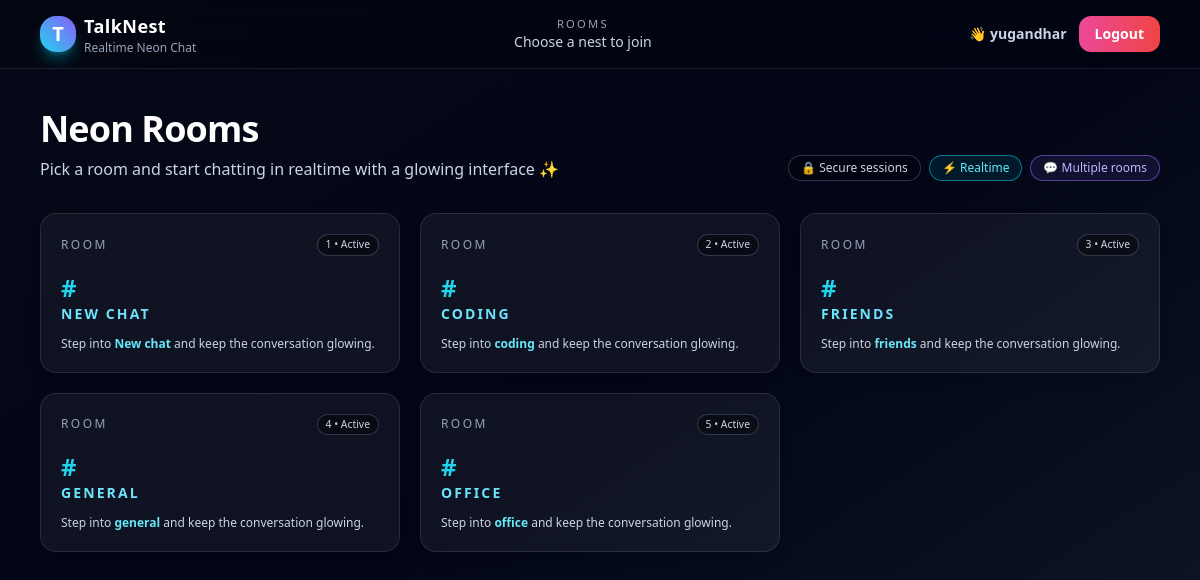
The app's page /rooms/ (signed in) with its own data.
### chat/models.py (models this page shows, shortened)
class ChatRoom(models.Model):
    name = models.CharField(max_length=255, unique=True)

### chat/views.py (the view)
# urls.py: path("rooms/", views.room_list, name="room_list"),
@login_required
def room_list(request):
    rooms = ChatRoom.objects.all().order_by("name")
    return render(request, "chat/room_list.html", {"rooms": rooms})

### templates/chat/room_list.html (shortened to what this page needs)
<!DOCTYPE html>
<html lang="en">
<head>
    <script src="https://cdn.tailwindcss.com"></script>
</head>
<body class="min-h-screen bg-gradient-to-br from-[#050816] via-[#020617] to-[#111827] text-white">
    <header class="w-full border-b border-white/10 bg-black/20 backdrop-blur-xl sticky top-0 z-20">
        <nav class="max-w-6xl mx-auto flex items-center justify-between px-4 py-3">
            <a href="{% url 'room_list' %}" class="flex items-center gap-2">
                <div class="w-9 h-9 rounded-2xl bg-gradient-to-tr from-cyan-400 to-violet-500 flex items-center justify-center shadow-lg shadow-cyan-500/40">
                    <span class="text-xl font-black">T</span>
                </div>
                <div class="leading-5">
                    <p class="font-extrabold text-lg tracking-wide">TalkNest</p>
                    <p class="text-xs text-slate-400">Realtime Neon Chat</p>
                </div>
            </a>
            <div class="hidden md:flex flex-col items-center">
                <span class="uppercase tracking-[0.2em] text-[0.7rem] text-slate-400">
                    ROOMS
                </span>
                <span class="text-sm text-slate-300">Choose a nest to join</span>
            </div>
            <div class="flex items-center gap-3">
                {% if user.is_authenticated %}
                    <span class="hidden sm:inline text-sm text-slate-300">
                        👋 <span class="font-semibold">{{ user.username }}</span>
                    </span>
                    <form method="post" action="{% url 'logout' %}">
                        <button
                            class="px-4 py-2 rounded-xl bg-gradient-to-r from-pink-500 to-red-500 text-sm font-semibold shadow-lg hover:shadow-pink-500/30 transition">
                            Logout
                        </button>
                    </form>
                {% endif %}
            </div>
        </nav>
    </header>
    <main class="max-w-6xl mx-auto px-4 py-10">
        <div class="flex flex-col md:flex-row md:items-end md:justify-between gap-4 mb-8">
            <div>
                <h1 class="text-3xl md:text-4xl font-extrabold tracking-tight mb-2">
                    Neon Rooms
                </h1>
                <p class="text-slate-300 text-sm md:text-base">
                    Pick a room and start chatting in realtime with a glowing interface ✨
                </p>
            </div>
            <div class="flex flex-wrap gap-2 text-xs">
                <span class="px-3 py-1 rounded-full border border-slate-600/60 bg-black/30 text-slate-300">
                    🔒 Secure sessions
                </span>
                <span class="px-3 py-1 rounded-full border border-cyan-500/60 bg-cyan-500/10 text-cyan-300">
                    ⚡ Realtime
                </span>
                <span class="px-3 py-1 rounded-full border border-violet-500/60 bg-violet-500/10 text-violet-300">
                    💬 Multiple rooms
                </span>
            </div>
        </div>
        {% if rooms %}
            <section class="grid gap-5 sm:grid-cols-2 lg:grid-cols-3">
                {% for room in rooms %}
                    <a href="{% url 'room' room.name %}"
                       class="group relative overflow-hidden rounded-2xl bg-white/5 border border-white/10 hover:border-cyan-400/80 hover:bg-white/[0.06] transition shadow-lg hover:shadow-cyan-500/30">
                        <div class="relative p-5 flex flex-col gap-3">
                            <div class="flex items-center justify-between gap-2 mb-1">
                                <span class="text-xs uppercase tracking-[0.2em] text-slate-400">
                                    ROOM
                                </span>
                                <span class="text-[0.65rem] px-2 py-0.5 rounded-full bg-black/40 border border-slate-600/60 text-slate-300">
                                    {{ forloop.counter|add:"0" }} • Active
                                </span>
                            </div>
                            <h2 class="text-2xl font-extrabold tracking-wide">
                                <span class="text-cyan-400">#</span>
                                <span class="bg-gradient-to-r from-cyan-300 via-sky-300 to-violet-300 bg-clip-text text-transparent uppercase tracking-[0.15em] text-sm block">
                                </span>
                            </h2>
                            <p class="text-xs text-slate-300">
                                Step into <span class="font-semibold text-cyan-300">{{ room.name }}</span> and keep the conversation glowing.
                            </p>
                        </div>
                    </a>
                {% endfor %}
            </section>
        {% else %}
            <p class="text-center text-slate-300 mt-10">
                No rooms yet. Add some rooms from the admin panel.
            </p>
        {% endif %}
    </main>
</body>
</html>

### records on screen
ChatRoom: name "New chat"
ChatRoom: name "coding"
ChatRoom: name "friends"
ChatRoom: name "general"
ChatRoom: name "office"

### other values on screen
{{ user.username }} "yugandhar"
